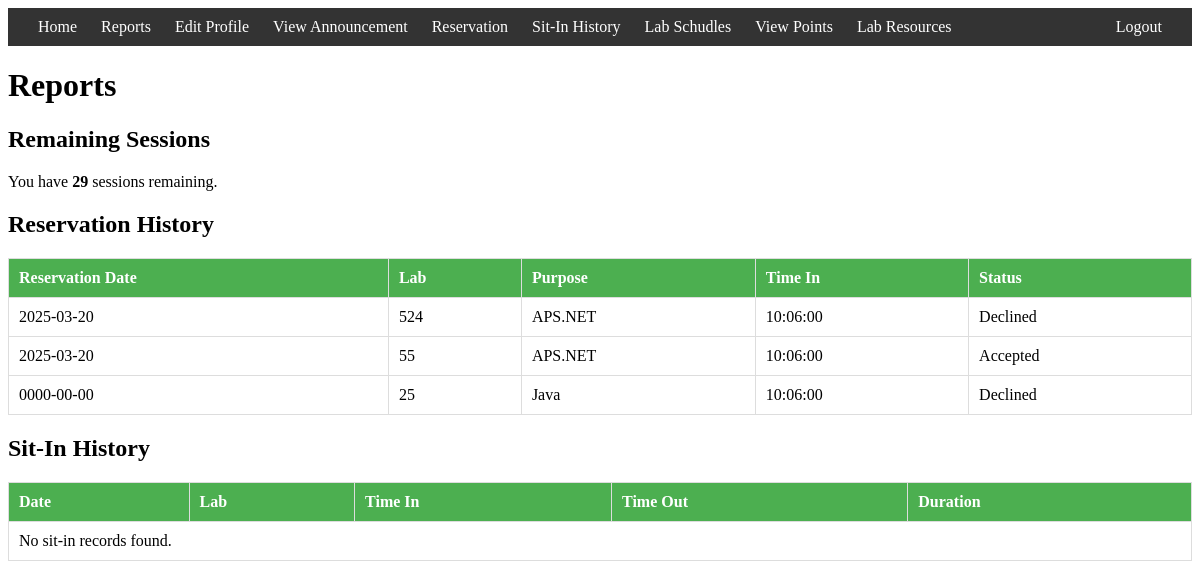
The page /reports.php (signed in) on the database as committed earlier.
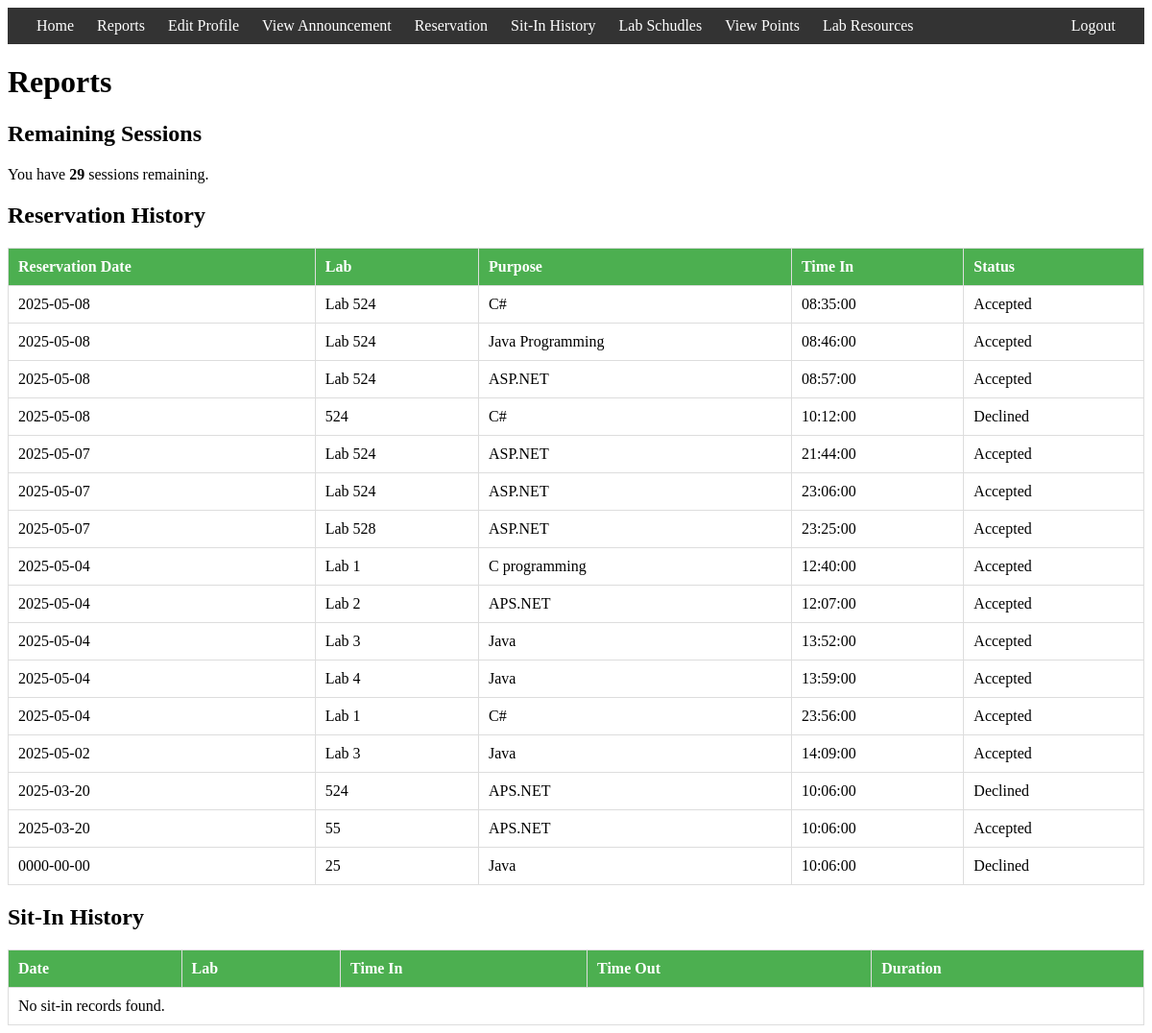
The same page on the database as committed later.
### tables this page shows
CREATE TABLE `users` (
  `id` int(11) NOT NULL,
  `username` varchar(50) NOT NULL,
  `password_hash` varchar(255) NOT NULL,
  `idno` varchar(50) NOT NULL,
  `lastname` varchar(50) NOT NULL,
  `firstname` varchar(50) NOT NULL,
  `middlename` varchar(50) DEFAULT NULL,
  `course` varchar(10) NOT NULL,
  `year` int(11) NOT NULL,
  `email` varchar(100) NOT NULL,
  `role` enum('admin','staff','student') NOT NULL,
  `sessions_remaining` int(11) DEFAULT 30,
  `total_points` int(11) NOT NULL DEFAULT 0
);

CREATE TABLE `reservations` (
  `id` int(11) NOT NULL,
  `user_id` varchar(50) NOT NULL,
  `student_name` varchar(100) NOT NULL,
  `purpose` varchar(255) NOT NULL,
  `lab` varchar(50) NOT NULL,
  `pc_number` varchar(20) DEFAULT NULL,
  `time_in` time NOT NULL,
  `reservation_date` date NOT NULL,
  `remaining_session` int(11) NOT NULL,
  `status` enum('Pending','Accepted','Declined') DEFAULT 'Pending'
);

### reports.php (the view, shortened to what this page needs)
<?php
include 'db_connect.php';
$idno = $_SESSION['idno'];
$sql = "SELECT * FROM users WHERE idno = ?";
$stmt = $conn->prepare($sql);
$stmt->bind_param("s", $idno);
$stmt->execute();
$result = $stmt->get_result();
$user_info = $result->fetch_assoc();
$reservation_sql = "SELECT * FROM reservations WHERE user_id = ? ORDER BY reservation_date DESC";
$reservation_stmt = $conn->prepare($reservation_sql);
$reservation_stmt->bind_param("s", $idno);
$reservation_stmt->execute();
$reservation_result = $reservation_stmt->get_result();
$reservations = [];
while ($row = $reservation_result->fetch_assoc()) {
    $reservations[] = $row;
}
$sitins = [];
?>
<!DOCTYPE html>
<html lang="en">
<head>
</head>
<body>
<div class="header">
        <div>
            <a href="home.php">Home</a>
            <a href="reports.php">Reports</a>
            <a href="editprofile.php">Edit Profile</a>
            <a href="view_announcements.php">View Announcement</a>
            <a href="reservation.php">Reservation</a>
            <a href="sitin.php">Sit-In History</a>
            <a href="lab_schedule_student.php">Lab Schudles</a>
            <a href="view_points.php">View Points</a>
            <a href="lab_student.php">Lab Resources</a>
        </div>
        <div>
        <a href="logout.php" onclick="return confirm('Are you sure you want to logout?');">Logout</a>
    </div>
    </div>
<h1>Reports</h1>
<h2>Remaining Sessions</h2>
<p>You have <strong><?php echo htmlspecialchars($user_info['sessions_remaining'] ?? 0); ?></strong> sessions remaining.</p>
<h2>Reservation History</h2>
<table>
    <thead>
        <tr>
            <th>Reservation Date</th>
            <th>Lab</th>
            <th>Purpose</th>
            <th>Time In</th>
            <th>Status</th>
        </tr>
    </thead>
    <tbody>
        <?php if (!empty($reservations)): ?>
            <?php foreach ($reservations as $reservation): ?>
                <tr>
                    <td><?php echo htmlspecialchars($reservation['reservation_date']); ?></td>
                    <td><?php echo htmlspecialchars($reservation['lab']); ?></td>
                    <td><?php echo htmlspecialchars($reservation['purpose']); ?></td>
                    <td><?php echo htmlspecialchars($reservation['time_in']); ?></td>
                    <td><?php echo htmlspecialchars($reservation['status'] ?? 'Pending'); ?></td>
                </tr>
            <?php endforeach; ?>
        <?php else: ?>
            <tr>
                <td colspan="5">No reservations found.</td>
            </tr>
        <?php endif; ?>
    </tbody>
</table>
<h2>Sit-In History</h2>
<table>
    <thead>
        <tr>
            <th>Date</th>
            <th>Lab</th>
            <th>Time In</th>
            <th>Time Out</th>
            <th>Duration</th>
        </tr>
    </thead>
    <tbody>
        <?php if (!empty($sitins)): ?>
            <?php foreach ($sitins as $sitin): ?>
                <tr>
                    <td><?php echo htmlspecialchars($sitin['session_start']); ?></td>
                    <td><?php echo htmlspecialchars($sitin['lab'] ?? 'N/A'); ?></td>
                    <td><?php echo htmlspecialchars($sitin['session_start']); ?></td>
                    <td><?php echo htmlspecialchars($sitin['session_end'] ?? 'Ongoing'); ?></td>
                    <td>
                        <?php
                        if (!empty($sitin['session_end'])) {
                            $start = new DateTime($sitin['session_start']);
                            $end = new DateTime($sitin['session_end']);
                            $duration = $start->diff($end);
                            echo $duration->format('%h hours %i minutes');
                        } else {
                            echo 'N/A';
                        }
                        ?>
                    </td>
                </tr>
            <?php endforeach; ?>
        <?php else: ?>
            <tr>
                <td colspan="5">No sit-in records found.</td>
            </tr>
        <?php endif; ?>
    </tbody>
</table>
</body>
</html>

### reports.php (style rules this page uses)
.header { background-color: #333; color: white; padding: 10px 20px; display: flex; justify-content: space-between; align-items: center; }
.header a { color: white; text-decoration: none; margin: 0 10px; }
table { width: 100%; border-collapse: collapse; margin-top: 20px; }
th, td { padding: 10px; border: 1px solid #ddd; text-align: left; }
th { background-color: #4CAF50; color: white; }
h2 { margin-top: 20px; }

Rows that differ between the two databases and show on the page:
added reservations: reservation_date "2025-05-08", lab "Lab 524", purpose "C#", time_in "08:35:00", status "Accepted"
added reservations: reservation_date "2025-05-08", lab "Lab 524", purpose "Java Programming", time_in "08:46:00", status "Accepted"
added reservations: reservation_date "2025-05-08", lab "Lab 524", purpose "ASP.NET", time_in "08:57:00", status "Accepted"
added reservations: reservation_date "2025-05-08", lab "524", purpose "C#", time_in "10:12:00", status "Declined"
added reservations: reservation_date "2025-05-07", lab "Lab 524", purpose "ASP.NET", time_in "21:44:00", status "Accepted"
added reservations: reservation_date "2025-05-07", lab "Lab 524", purpose "ASP.NET", time_in "23:06:00", status "Accepted"
added reservations: reservation_date "2025-05-07", lab "Lab 528", purpose "ASP.NET", time_in "23:25:00", status "Accepted"
added reservations: reservation_date "2025-05-04", lab "Lab 1", purpose "C programming", time_in "12:40:00", status "Accepted"
added reservations: reservation_date "2025-05-04", lab "Lab 2", purpose "APS.NET", time_in "12:07:00", status "Accepted"
added reservations: reservation_date "2025-05-04", lab "Lab 3", purpose "Java", time_in "13:52:00", status "Accepted"
added reservations: reservation_date "2025-05-04", lab "Lab 4", purpose "Java", time_in "13:59:00", status "Accepted"
added reservations: reservation_date "2025-05-04", lab "Lab 1", purpose "C#", time_in "23:56:00", status "Accepted"
added reservations: reservation_date "2025-05-02", lab "Lab 3", purpose "Java", time_in "14:09:00", status "Accepted"
